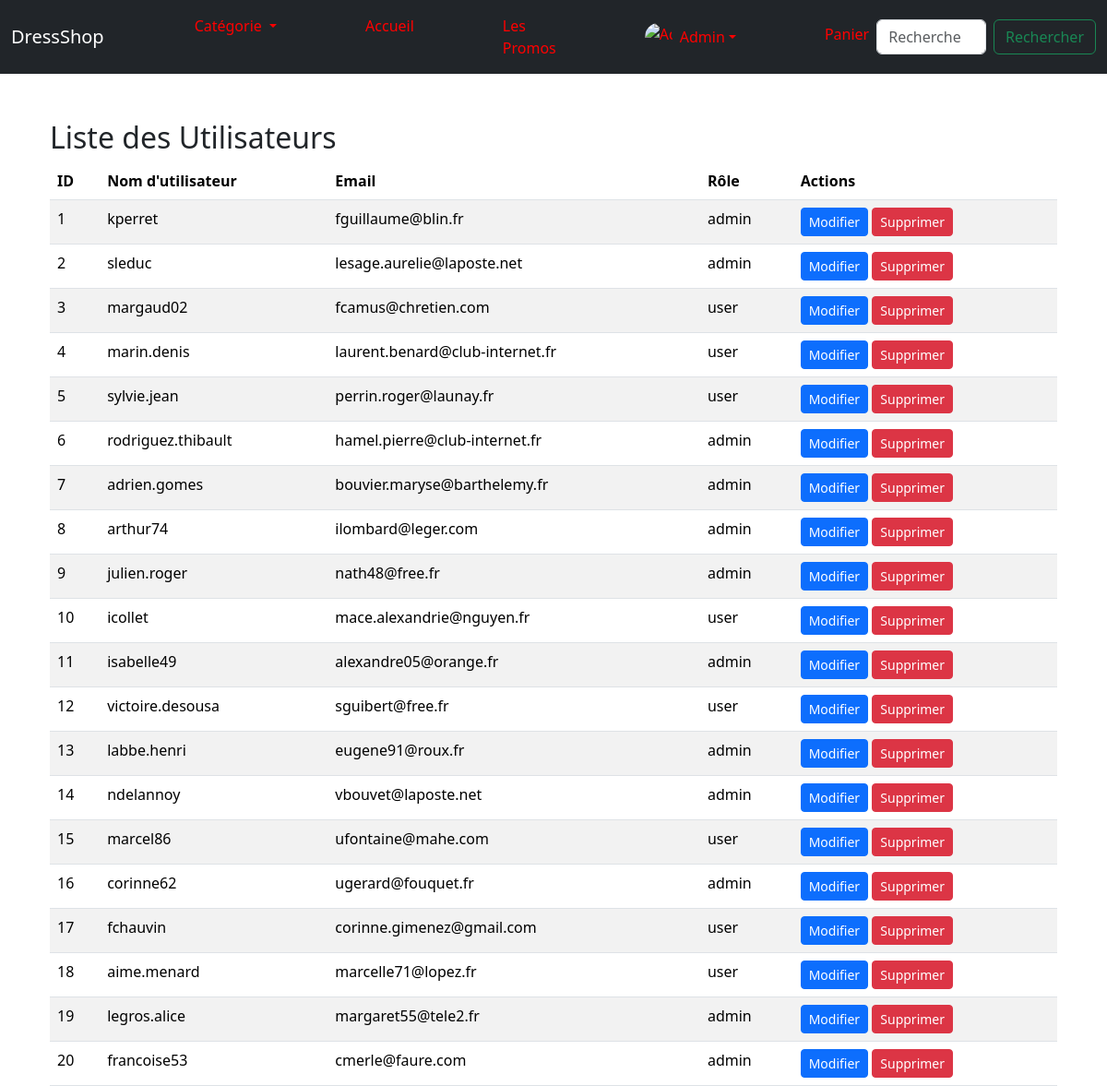
The page /index.php?action=users_list (signed in) on the database as committed earlier.
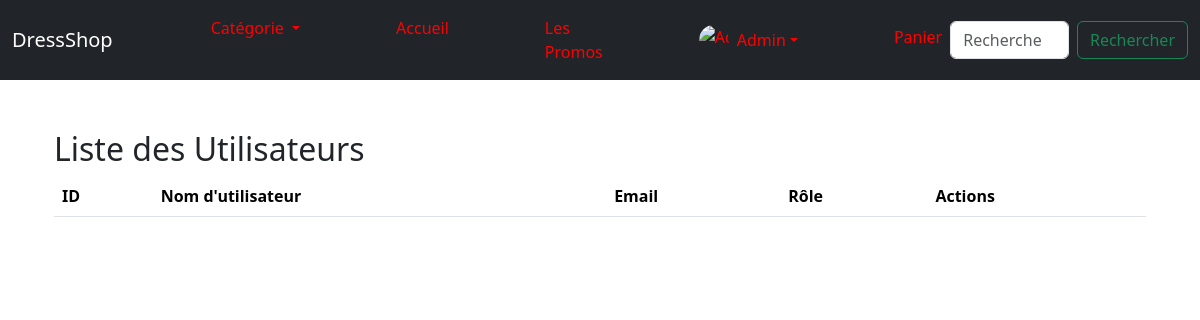
The same page on the database as committed later.
### tables this page shows
CREATE TABLE `users` (
  `id` int(11) NOT NULL AUTO_INCREMENT,
  `username` varchar(50) NOT NULL UNIQUE,
  `password` varchar(255) NOT NULL,
  `email` varchar(100) NOT NULL UNIQUE,
  `role` enum('admin', 'user') DEFAULT 'user',
  `created_at` timestamp NOT NULL DEFAULT CURRENT_TIMESTAMP,
  PRIMARY KEY (`id`)
);

### Controller/UserController.php (called while the page is built, shortened)
<?php
require_once __DIR__ . '/../config.php';
function get_all_users() {
    global $pdo;
    $stmt = $pdo->prepare('SELECT id, username, email, role FROM users');
    $stmt->execute();
    return $stmt->fetchAll(PDO::FETCH_ASSOC);
}
?>

### View/admin/users_list.php (the view, shortened to what this page needs)
<?php
require_once __DIR__ . '/../../Controller/auth.php';
$stmt = $pdo->prepare('SELECT id, username, email, role FROM users');
$stmt->execute();
$users = $stmt->fetchAll(PDO::FETCH_ASSOC);
?>
<div class="container mt-4">
    <h2>Liste des Utilisateurs</h2>
    <table class="table table-striped">
        <thead>
            <tr>
                <th>ID</th>
                <th>Nom d'utilisateur</th>
                <th>Email</th>
                <th>Rôle</th>
                <th>Actions</th>
            </tr>
        </thead>
        <tbody>
            <?php foreach ($users as $user): ?>
            <tr>
                <td><?php echo htmlspecialchars($user['id']); ?></td>
                <td><?php echo htmlspecialchars($user['username']); ?></td>
                <td><?php echo htmlspecialchars($user['email']); ?></td>
                <td><?php echo htmlspecialchars($user['role']); ?></td>
                <td>
                    <a href="index.php?action=edit_user&id=<?php echo $user['id']; ?>" class="btn btn-primary btn-sm">Modifier</a>
                    <form action="index.php?action=delete_user" method="post" class="d-inline">
                        <button type="submit" class="btn btn-danger btn-sm" onclick="return confirm('Êtes-vous sûr de vouloir supprimer cet utilisateur ?')">Supprimer</button>
                    </form>
                </td>
            </tr>
            <?php endforeach; ?>
        </tbody>
    </table>
</div>

### index.php (shortened to what this page needs)
<?php
require_once __DIR__ . '/Controller/auth.php';
require_once __DIR__ . '/Controller/UserController.php';
require_once __DIR__ . '/Controller/ProductController.php';
$action = isset($_GET['action']) ? $_GET['action'] : 'accueil';
switch ($action) {
        case 'users_list':
            if (isset($_SESSION['admin']) && $_SESSION['admin'] === true) {
                require_once 'Controller/UserController.php';
                $users = get_all_users();
                include __DIR__ . '/View/admin/users_list.php';
            } else {
                header('Location: index.php?action=admin_login');
                exit();
            }
            break;
}
$content = ob_get_clean();
if (isset($_SERVER['HTTP_X_REQUESTED_WITH']) && strtolower($_SERVER['HTTP_X_REQUESTED_WITH']) == 'xmlhttprequest') {
    echo $content;
} else {
    include 'View/layout.php';
}
?>

### View/layout.php (shortened to what this page needs)
<!DOCTYPE html>
<html lang="en">
<head>
    <link rel="stylesheet" href="View\style.css">
    <link href="https://cdn.jsdelivr.net/npm/bootstrap@5.3.3/dist/css/bootstrap.min.css" rel="stylesheet">
</head>
<body>
    <?php include 'View/_partials/navbar.php'; ?>
    <div id="content" class="container mt-5">
        <?php
        if (isset($content)) {
            echo $content;
        } else{
            include 'index.php';
        }
        ?>
    </div>
</body>
</html>

### View/_partials/navbar.php (shortened to what this page needs)
<div id="navbar">
    <nav class="navbar navbar-expand-lg navbar-dark bg-dark">
        <div class="container-fluid">
            <a class="navbar-brand" href="index.php?action=accueil" data-ajax="true">DressShop</a>
            <div class="collapse navbar-collapse" id="navbarSupportedContent">
                <ul class="navbar-nav me-auto mb-2 mb-lg-0">
                    <li class="nav-item dropdown">
                        <a class="nav-link dropdown-toggle" href="#" id="navbarDropdown" role="button" data-bs-toggle="dropdown" aria-expanded="false">
                            Catégorie
                        </a>
                    </li>
                    <li class="nav-item">
                    <a class="nav-link active" aria-current="page" href="index.php?action=accueil" data-ajax="true">Accueil</a>
                    </li>
                    <li class="nav-item">
                        <a class="nav-link" href="index.php?action=promos" data-ajax="true">Les Promos</a>
                    </li>
                </ul>
                <ul class="navbar-nav ms-auto mb-2 mb-lg-0">
                <?php if (isset($_SESSION['username'])): ?>
    <li class="nav-item dropdown">
        <a class="nav-link dropdown-toggle d-flex align-items-center" href="#" id="userDropdown" role="button" data-bs-toggle="dropdown" aria-expanded="false">
            <img src="https://api.iconify.design/line-md:account.svg" alt="User" class="rounded-circle" width="30" height="30">
            <span class="ms-2"><?php echo htmlspecialchars($_SESSION['username']); ?></span>
        </a>
        <ul class="dropdown-menu" aria-labelledby="userDropdown">
            <li><a class="dropdown-item" href="index.php?action=profile">Mon profil</a></li>
            <li><a class="dropdown-item" href="index.php?action=logout">Se déconnecter</a></li>
        </ul>
    </li>
<?php elseif (isset($_SESSION['admin'])): ?>
    <li class="nav-item dropdown">
        <a class="nav-link dropdown-toggle d-flex align-items-center" href="#" id="adminDropdown" role="button" data-bs-toggle="dropdown" aria-expanded="false">
            <img src="https://api.iconify.design/line-md:account.svg" alt="Admin" class="rounded-circle" width="30" height="30">
            <span class="ms-2">Admin</span>
        </a>
    </li>
<?php endif; ?>
                    <li class="nav-item">
                        <a class="nav-link" href="index.php?action=panier" data-ajax="true">Panier</a>
                    </li>
                </ul>
                <form class="d-flex ms-auto" role="search" action="index.php" method="get" data-ajax="true">
                    <input class="form-control me-2" type="search" placeholder="Rechercher" aria-label="Search" name="query">
                    <button class="btn btn-outline-success" type="submit">Rechercher</button>
                </form>
            </div>
        </div>
    </nav>
</div>

### View/style.css (style rules this page uses)
#navbar { background-color: #332e3a; margin-bottom: 50px; }
#navbar .navbar-brand { color: #ffffff; margin-right: 10px; }
#navbar .navbar-nav .nav-item .nav-link { color: #ff0000; margin-left: 80px; }
#navbar .form-control { margin-right: 10px; }
* { margin: 0; padding: 0; box-sizing: border-box; }
html, body { height: 100%; margin: 0; padding: 0; }
.navbar { margin-bottom: 0; padding: 0; }
.navbar-brand { margin-right: 0; }
.navbar-nav { margin-left: 0; }
.nav-item { margin-left: 0; }
.nav-link { padding: 0.5rem 1rem; }

Rows that differ between the two databases and show on the page:
removed users: id "1", username "kperret", email "fguillaume@blin.fr", role "admin"
removed users: id "2", username "sleduc", email "lesage.aurelie@laposte.net", role "admin"
removed users: id "3", username "margaud02", email "fcamus@chretien.com", role "user"
removed users: id "4", username "marin.denis", email "laurent.benard@club-internet.fr", role "user"
removed users: id "5", username "sylvie.jean", email "perrin.roger@launay.fr", role "user"
removed users: id "6", username "rodriguez.thibault", email "hamel.pierre@club-internet.fr", role "admin"
removed users: id "7", username "adrien.gomes", email "bouvier.maryse@barthelemy.fr", role "admin"
removed users: id "8", username "arthur74", email "ilombard@leger.com", role "admin"
removed users: id "9", username "julien.roger", email "nath48@free.fr", role "admin"
removed users: id "10", username "icollet", email "mace.alexandrie@nguyen.fr", role "user"
removed users: id "11", username "isabelle49", email "alexandre05@orange.fr", role "admin"
removed users: id "12", username "victoire.desousa", email "sguibert@free.fr", role "user"
removed users: id "13", username "labbe.henri", email "eugene91@roux.fr", role "admin"
removed users: id "14", username "ndelannoy", email "vbouvet@laposte.net", role "admin"
removed users: id "15", username "marcel86", email "ufontaine@mahe.com", role "user"
removed users: id "16", username "corinne62", email "ugerard@fouquet.fr", role "admin"
removed users: id "17", username "fchauvin", email "corinne.gimenez@gmail.com", role "user"
removed users: id "18", username "aime.menard", email "marcelle71@lopez.fr", role "user"
removed users: id "19", username "legros.alice", email "margaret55@tele2.fr", role "admin"
removed users: id "20", username "francoise53", email "cmerle@faure.com", role "admin"
